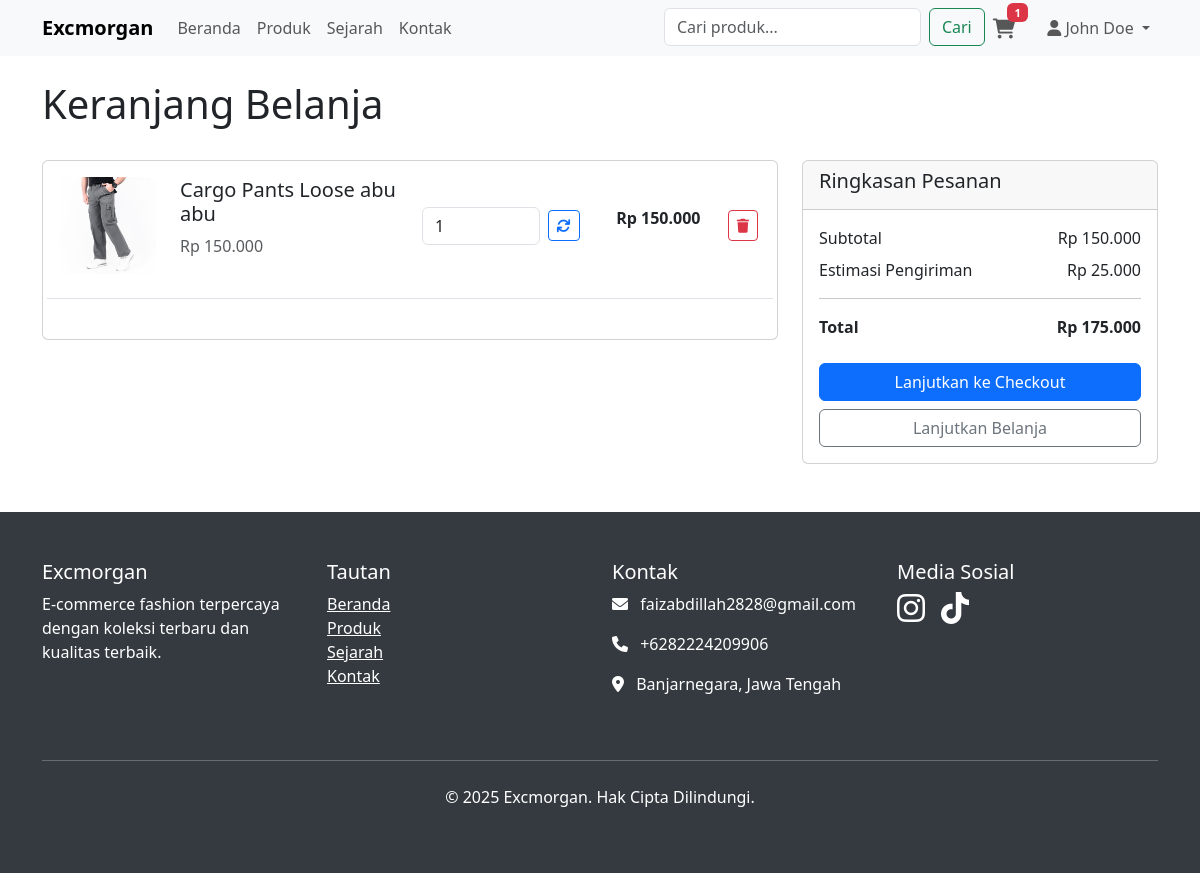
Screenshot of /cart.php (signed in) with the database file from the repository.
### tables this page shows
CREATE TABLE `cart_items` (
  `id` int(11) NOT NULL,
  `cart_id` int(11) NOT NULL,
  `product_id` int(11) NOT NULL,
  `quantity` int(11) NOT NULL DEFAULT 1,
  `created_at` timestamp NOT NULL DEFAULT current_timestamp(),
  `updated_at` timestamp NOT NULL DEFAULT current_timestamp() ON UPDATE current_timestamp()
);

CREATE TABLE `products` (
  `id` int(11) NOT NULL,
  `name` varchar(255) NOT NULL,
  `description` text DEFAULT NULL,
  `price` decimal(10,2) NOT NULL,
  `image_url` varchar(500) DEFAULT NULL,
  `is_active` tinyint(1) DEFAULT 1,
  `created_at` timestamp NOT NULL DEFAULT current_timestamp(),
  `updated_at` timestamp NOT NULL DEFAULT current_timestamp() ON UPDATE current_timestamp()
);

### config/functions.php (called while the page is built, shortened)
<?php
require_once 'database.php';
function getCartItems($user_id) {
    global $pdo;
    $sql = "SELECT ci.id as cart_item_id, ci.quantity, p.*
            FROM cart_items ci
            JOIN carts c ON ci.cart_id = c.id
            JOIN products p ON ci.product_id = p.id
            WHERE c.user_id = :user_id";
    $stmt = $pdo->prepare($sql);
    $stmt->bindParam(':user_id', $user_id);
    $stmt->execute();
    return $stmt->fetchAll(PDO::FETCH_ASSOC);
}
function getImageUrl($image_path) {
    return $image_path;
}
?>

### cart.php (the view, shortened to what this page needs)
<?php
require_once 'config/functions.php';
$cart_items = getCartItems($_SESSION['user_id']);
$total_amount = 0;
foreach ($cart_items as $item) {
    $total_amount += $item['price'] * $item['quantity'];
}
?>
<div class="d-flex justify-content-between align-items-center mb-4">
    <h1>Keranjang Belanja</h1>
</div>
<?php if (count($cart_items) > 0): ?>
    <div class="row">
        <div class="col-md-8">
            <div class="card">
                <div class="card-body">
                    <?php foreach ($cart_items as $item): ?>
                        <div class="row align-items-center mb-4 border-bottom pb-4">
                            <div class="col-md-2">
                                <img src="<?php echo htmlspecialchars(getImageUrl($item['image_url'])); ?>" class="img-fluid rounded" alt="<?php echo htmlspecialchars($item['name']); ?>">
                            </div>
                            <div class="col-md-4">
                                <h5><?php echo htmlspecialchars($item['name']); ?></h5>
                                <p class="text-muted">Rp <?php echo number_format($item['price'], 0, ',', '.'); ?></p>
                            </div>
                            <div class="col-md-3">
                                <form method="POST" class="d-flex align-items-center">
                                    <input type="number" name="quantity" value="<?php echo $item['quantity']; ?>" min="1" class="form-control me-2">
                                    <button type="submit" name="update_quantity" class="btn btn-outline-primary btn-sm">
                                        <i class="fas fa-sync"></i>
                                    </button>
                                </form>
                            </div>
                            <div class="col-md-2 text-end">
                                <p class="fw-bold">Rp <?php echo number_format($item['price'] * $item['quantity'], 0, ',', '.'); ?></p>
                            </div>
                            <div class="col-md-1 text-center">
                                <a href="cart.php?action=remove&cart_item_id=<?php echo $item['cart_item_id']; ?>" class="btn btn-outline-danger btn-sm">
                                    <i class="fas fa-trash"></i>
                                </a>
                            </div>
                        </div>
                    <?php endforeach; ?>
                </div>
            </div>
        </div>
        <div class="col-md-4">
            <div class="card">
                <div class="card-header">
                    <h5>Ringkasan Pesanan</h5>
                </div>
                <div class="card-body">
                    <div class="d-flex justify-content-between mb-2">
                        <span>Subtotal</span>
                        <span>Rp <?php echo number_format($total_amount, 0, ',', '.'); ?></span>
                    </div>
                    <div class="d-flex justify-content-between mb-2">
                        <span>Estimasi Pengiriman</span>
                        <span>Rp 25.000</span>
                    </div>
                    <hr>
                    <div class="d-flex justify-content-between fw-bold">
                        <span>Total</span>
                        <span>Rp <?php echo number_format($total_amount + 25000, 0, ',', '.'); ?></span>
                    </div>
                    <a href="checkout.php" class="btn btn-primary w-100 mt-4">
                        Lanjutkan ke Checkout
                    </a>
                    <a href="products.php" class="btn btn-outline-secondary w-100 mt-2">
                        Lanjutkan Belanja
                    </a>
                </div>
            </div>
        </div>
    </div>
<?php endif; ?>
<?php
include 'includes/layout.php';
?>

### rows the page displays
cart_items: product.image_url (picture), product.name "Cargo Pants Loose abu abu", product.price "150.000", quantity "1", $item['price'] * $item['quantity'] "150.000"

### other values shown
$cart_count "1"
$_SESSION['user_name'] "John Doe"
$total_amount "150.000"
$total_amount + 25000 "175.000"
$site_settings['contact_email'] "faizabdillah2828@gmail.com"
$site_settings['contact_phone'] "+6282224209906"
$site_settings['address'] "Banjarnegara, Jawa Tengah"
